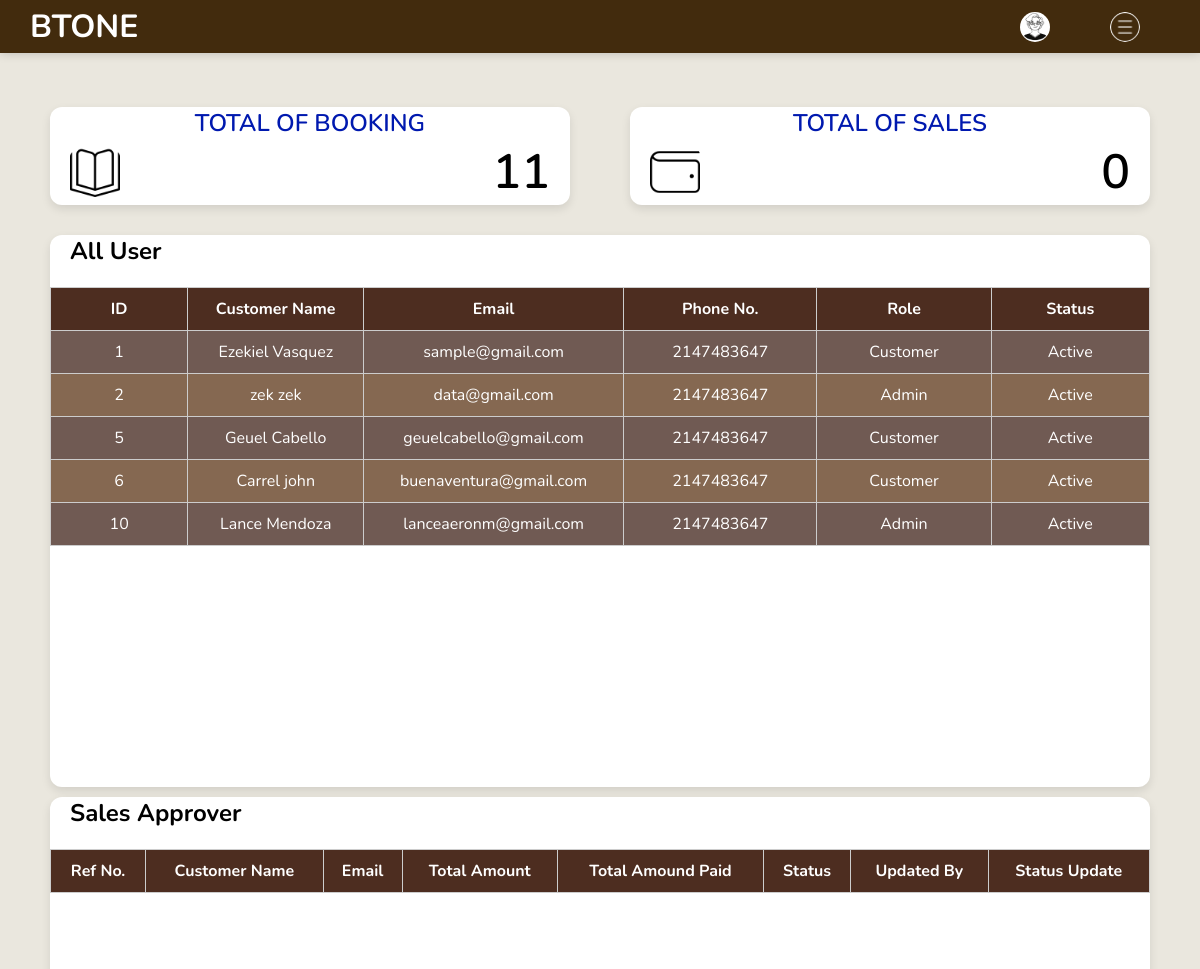
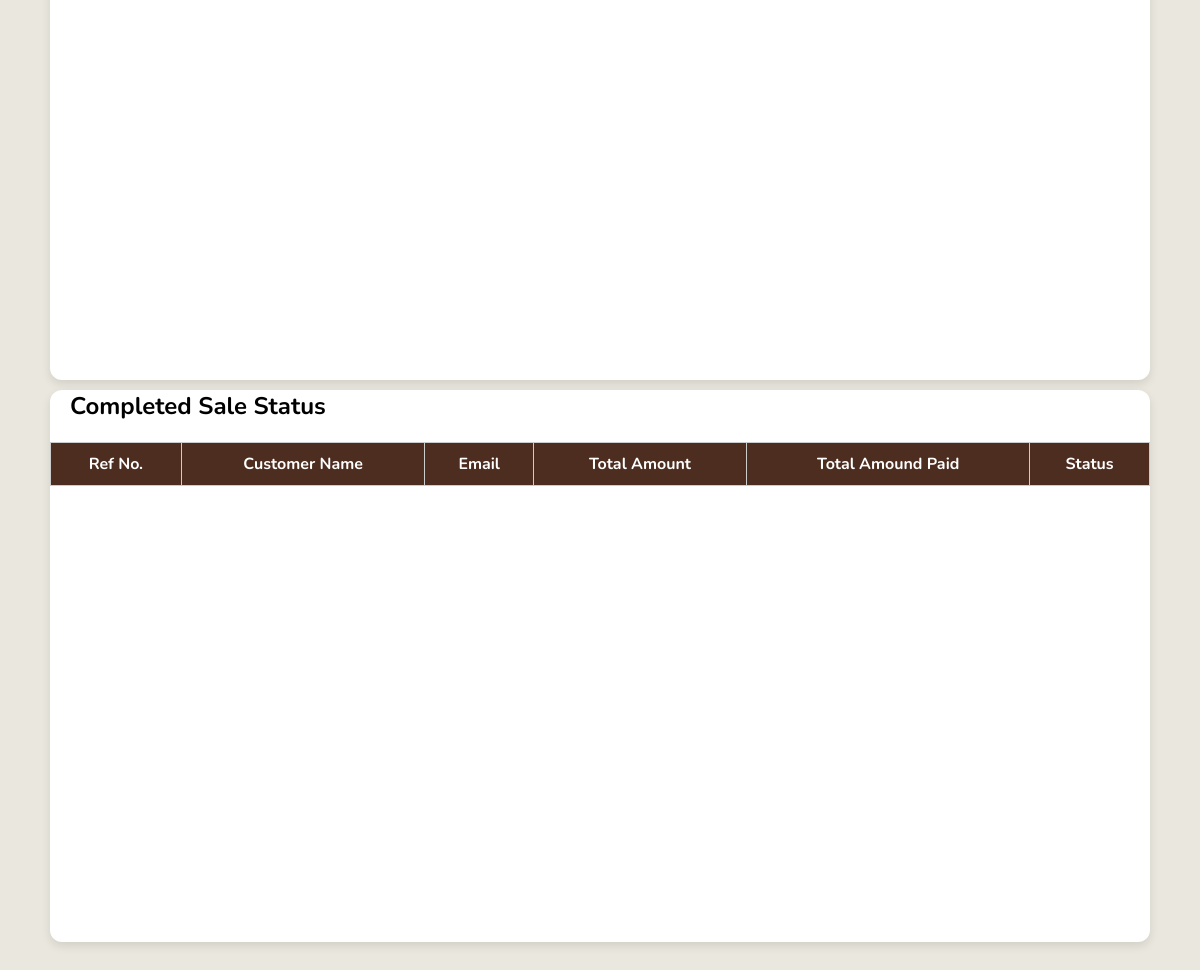
Screenshot of /Client/PHP/admin.php with the database file from the repository (2 pictures, top to bottom).
### tables this page shows
CREATE TABLE IF NOT EXISTS `btuser` (
  `bt_user_id` int NOT NULL AUTO_INCREMENT,
  `bt_first_name` varchar(100) NOT NULL,
  `bt_last_name` varchar(100) NOT NULL,
  `bt_email` varchar(191) DEFAULT NULL,
  `bt_phone_number` int NOT NULL,
  `bt_password_hash` mediumtext,
  `bt_created_at` datetime NOT NULL DEFAULT CURRENT_TIMESTAMP,
  `bt_updated_at` datetime DEFAULT NULL,
  `bt_is_active` tinyint NOT NULL DEFAULT '1',
  `bt_privilege_id` int NOT NULL DEFAULT '2',
  PRIMARY KEY (`bt_user_id`),
  UNIQUE KEY `email_unique` (`bt_email`),
  KEY `fk_btuser_privilege` (`bt_privilege_id`)
);

### Client/includes/allData.php (called while the page is built, shortened)
<?php
class AllData
{
    private $pdo;
    public function __construct($pdo)
    {
        $this->pdo = $pdo;
    }
    public function getAllUser()
    {
        $stmt = $this->pdo->prepare("SELECT `bt_user_id`, `bt_first_name`, `bt_last_name`, `bt_email`, `bt_phone_number`, `bt_is_active`, `bt_privilege_id` FROM `btuser`");
        $stmt->execute();
        return $stmt->fetchAll(PDO::FETCH_ASSOC);
    }
    public function getTotalBooking(){
        $stmt = $this->pdo->prepare("SELECT COUNT(*) as total FROM bookings");
        $stmt->execute();
        return $stmt->fetch(PDO::FETCH_ASSOC)['total'];
    }
    public function getTotalSales(){
        $stmt = $this->pdo->prepare("SELECT COUNT(*) as total FROM sales where status  = 2");
        $stmt->execute();
        return $stmt->fetch(PDO::FETCH_ASSOC)['total'];
    }
}

### Client/PHP/admin.php (the view, shortened to what this page needs)
<?php
require_once "../includes/dbh.inc.php";
require_once "../includes/allData.php";
require_once "../includes/userData.php";
$data = new AllData($pdo);
$users = $data->getAllUser();
$totalBooking = $data->getTotalBooking();
$totalSales = $data->getTotalSales();
?>
<!DOCTYPE html>
<html lang="en">
<head>
  <link rel="stylesheet" href="../CSS/style.css" />
</head>
<body>
  <header>
    <h1 class="company-name">BTONE</h1>
    <nav class="nav-bar">
      <ul>
        <li><a href="admin.php"><img src="../Img/Login/boy.png" alt="" class="img-round"> <?php echo $fullname ?> </a>
        </li>
        <li class="dropdown">
          <a href="#"><img src="../Img/menu.png" alt="" class="img-round"></a>
        </li>
      </ul>
    </nav>
  </header>
  <main>
    <section class="combo-display-flex-space-between my-30 admin-content-data">
      <div class="card col-6 mx-20 w-100">
        <h4>TOTAL OF BOOKING</h4>
        <div class="content">
          <img src="../Img/admin/book-open-cover.png" alt="">
          <h1><?php echo $totalBooking; ?></h1>
        </div>
      </div>
      <div class="card col-6 mx-20 w-100">
        <h4>TOTAL OF SALES</h4>
        <div class="content">
          <img src="../Img/admin/wallet.png" alt="">
          <h1><?php echo $totalSales; ?></h1>
        </div>
      </div>
    </section>
    <section class="combo-display-flex">
      <div class="card mx-20 w-100 list-of-booking">
        <div class="header-content">
          <h1>All User</h1>
        </div>
        <div class="content table-container">
          <table>
            <thead>
              <th>ID</th>
              <th>Customer Name</th>
              <th>Email</th>
              <th>Phone No.</th>
              <th>Role</th>
              <th>Status</th>
            </thead>
            <tbody>
              <?php foreach ($users as $user): ?>
                <tr>
                  <td><?= htmlspecialchars($user['bt_user_id']) ?></td>
                  <td><?= htmlspecialchars($user['bt_first_name']) . ' ' . htmlspecialchars($user['bt_last_name']) ?>
                  </td>
                  <td><?= htmlspecialchars($user['bt_email']) ?></td>
                  <td><?= htmlspecialchars($user['bt_phone_number']) ?></td>
                  <td>
                    <?= ($user['bt_privilege_id'] == 1) ? 'Admin' : 'Customer'; ?>
                  </td>
                  <td>
                    <?= ($user['bt_is_active'] == 1) ? 'Active' : 'Inactive'; ?>
                  </td>
                </tr>
              <?php endforeach; ?>
            </tbody>
          </table>
        </div>
      </div>
    </section>
    <section class="combo-display-flex">
      <div class="card mx-20 w-100 list-of-booking">
        <div class="header-content">
          <h1>Sales Approver</h1>
        </div>
        <div class="content table-container">
          <table>
            <thead>
              <th>Ref No.</th>
              <th>Customer Name</th>
              <th>Email</th>
              <th>Total Amount</th>
              <th>Total Amound Paid</th>
              <th>Status</th>
              <th>Updated By</th>
              <th>Status Update</th>
            </thead>
          </table>
        </div>
      </div>
    </section>
    <section class="combo-display-flex">
      <div class="card mx-20 w-100 list-of-booking">
        <div class="header-content">
          <h1>Completed Sale Status</h1>
        </div>
        <div class="content table-container">
          <table>
            <thead>
              <th>Ref No.</th>
              <th>Customer Name</th>
              <th>Email</th>
              <th>Total Amount</th>
              <th>Total Amound Paid</th>
              <th>Status</th>
            </thead>
          </table>
        </div>
      </div>
    </section>
  </main>
</body>
</html>

### Client/CSS/style.css (style rules this page uses)
:root { --primary-background-color: #422b0d; --secondary-background-color: #eae7de; --third-background-color: #ffffff; --primary-text-color: #000000; --secondary-text-color: #ffffff; --third-text-color: #0019af; --primary-font-family: "Nunito", sans-serif; --primary-card-color: #fff; --button-book-now: #187900; --button-book-now-hover: #0f5c00; --button-view-now: #6b411e; --button-view-now-hover: #332217; --button-secondary: #dddddd; }
* { margin: 0; padding: 0; box-sizing: border-box; font-family: var(--primary-font-family); scroll-behavior: smooth; }
body { background-color: var(--secondary-background-color); min-height: 100vh; }
.combo-display-flex { display: flex; justify-content: center; align-items: center; }
.combo-display-flex-space-between { display: flex; justify-content: space-between; align-items: center; margin-top: 1.5rem; }
.card { border-radius: 12px; overflow: hidden; background: #fff; box-shadow: 0 4px 10px rgba(0,0,0,0.1); }
.card img { width: 100%; height: auto; display: block; }
section { margin: 10px 0; padding: 0 10px; }
.w-100 { width: 100% !important; }
.my-30 { margin: 30px 0; }
.mx-20 { margin: 0 20px; }
.col-6 { flex: 6; }
.admin-content-data { flex-wrap: wrap; gap: 20px; }
.admin-content-data .card { display: flex; justify-content: flex-start; align-items: center; flex-direction: column; }
.admin-content-data .card h4 { font-size: 1.5rem; font-weight: 600; margin: 0; padding: 0; color: var(--third-text-color); }
.admin-content-data .card .content { display: flex; justify-content: space-between; align-items: center; width: 100%; padding: 0 20px; }
.admin-content-data .card .content img { width: 50px; height: auto; border-radius: 8px; }
.admin-content-data .card .content h1 { font-size: 3rem; font-weight: 600; }
.list-of-booking { display: flex; flex-direction: column; flex-wrap: wrap; gap: 20px; }
.header-content { display: flex; justify-content: space-between; align-items: center; width: 100%; padding: 0 20px; }
.list-of-booking .content { overflow: auto; height: 500px; }
main { padding: 20px; padding-top: 77px; background-color: var(--secondary-background-color); }
.table-container { width: 100%; overflow: auto; }
table { width: 100%; border-collapse: collapse; margin: 0; padding: 0; font-size: 1em; font-family: Arial, sans-serif; color: #ffffff; background: #856851; border: 1px solid #ccc; overflow: auto; }
table thead th { padding: 10px; font-weight: bold; border: 1px solid #ccc; background: #4d2d20; }
table tbody tr { border-bottom: 1px solid #ccc; }
table tbody tr:nth-child(odd) { background: #705a53; }
table tbody td { padding: 10px; border: 1px solid #ccc; text-align: center; width: 400px; }
a { text-decoration: none; color: #003ada; }
header { display: flex; justify-content: space-between; align-items: center; background-color: var(--primary-background-color); box-shadow: 0 0 10px rgba(0, 0, 0, 0.2); padding: 5px 30px; position: fixed; width: 100%; z-index: 1; }
.company-name { color: var(--secondary-text-color); }
.nav-bar ul { display: flex; justify-content: space-evenly; align-items: center; list-style: none; flex-direction: row; }
.nav-bar ul li { margin: 0 10px; }
.nav-bar ul li a { text-decoration: none; color: var(--secondary-text-color); font-size: 1.2rem; display: flex; align-items: center; }
.img-round { width: 30px; height: 30px; border-radius: 50%; margin: 5px 20px; }
.dropdown { position: relative; display: inline-block; }

### rows the page displays
btuser: bt_user_id "1", bt_first_name "Ezekiel", bt_last_name "Vasquez", bt_email "sample@gmail.com", bt_phone_number "2147483647", shows "Customer", bt_is_active "Active"
btuser: bt_user_id "2", bt_first_name "zek", bt_last_name "zek", bt_email "data@gmail.com", bt_phone_number "2147483647", shows "Admin", bt_is_active "Active"
btuser: bt_user_id "5", bt_first_name "Geuel", bt_last_name "Cabello", bt_email "geuelcabello@gmail.com", bt_phone_number "2147483647", shows "Customer", bt_is_active "Active"
btuser: bt_user_id "6", bt_first_name "Carrel", bt_last_name "john", bt_email "buenaventura@gmail.com", bt_phone_number "2147483647", shows "Customer", bt_is_active "Active"
btuser: bt_user_id "10", bt_first_name "Lance", bt_last_name "Mendoza", bt_email "lanceaeronm@gmail.com", bt_phone_number "2147483647", shows "Admin", bt_is_active "Active"

### other values shown
$totalBooking "11"
$totalSales "0"
